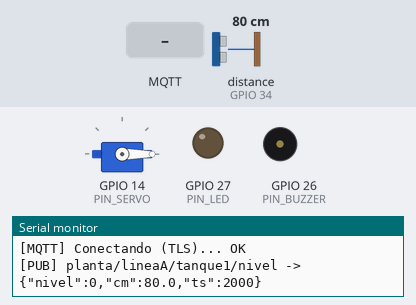
Simulated run of this sketch. Board: ESP32. On the bench: servo, output pins drawn as LEDs (lit = HIGH), buzzer (waves = sounding, pin HIGH), the last lines printed to the serial monitor. Wiring (inferred from the names in the program): ultrasonic range finder: trigger GPIO 13; echo GPIO 34. The inputs (shaded band) are chosen by the test bench; at power-on: distance to the obstacle (sensor on GPIO 34) 80 cm. The echo pulse lasts 58.3 µs per cm; WiFi joins after 1.5 s; servers stay silent unless stated; the local clock reads 2024-03-15 10:24:30 at power-on unless the sketch sets it; no MQTT or app messages arrive unless stated; pins used as bus, display or sensor lines are not drawn.

Above: at 2.7 s.
2.8 s: MQTT message "ALARMA" arrives on the first subscribed topic
At 2.9 s:
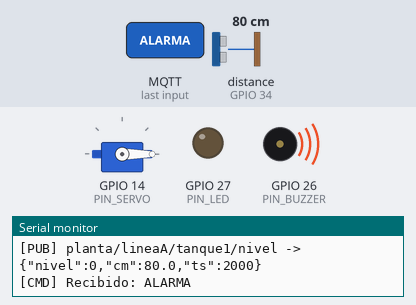
5.8 s: MQTT message "ABRIR" arrives on the first subscribed topic
At 6.7 s:
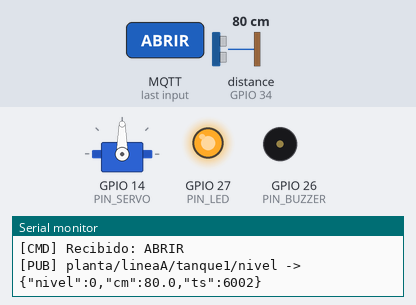
7.3 s: MQTT message "ALARMA" arrives on the first subscribed topic
At 7.4 s:
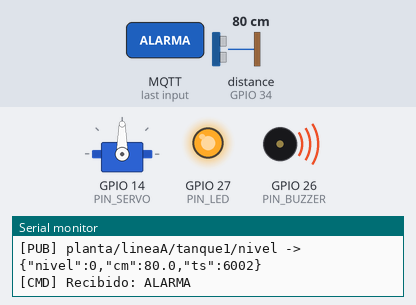
Timing chart, 0 to 10.3 s (numbered marks = the images above; inputs shaded):
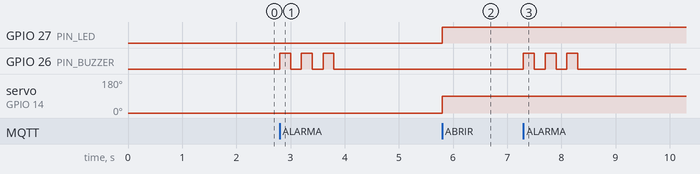

The sketch:

sensor_actuator_secure.ino
```cpp
/*
 * SSI - TP Seguridad en IoT/IIoT - Grupo 18
 * ------------------------------------------------------------
 * VERSION ENDURECIDA del nodo ESP32 (fase de MITIGACION).
 *
 * Es igual que sensor_actuator.ino pero se conecta al broker de forma
 * segura, cerrando las vulnerabilidades que mostramos en la demo:
 *
 *   1. TLS (puerto 8883)        -> el trafico deja de viajar en claro;
 *                                  el sniffer ya no lee los payloads.
 *   2. Autenticacion usuario/pass -> el broker rechaza anonimos; un
 *                                  atacante sin credenciales no entra.
 *   3. Validacion del broker con la CA -> el ESP32 verifica que habla
 *                                  con NUESTRO broker (no un impostor).
 *
 * Requisitos nuevos respecto de la version insegura:
 *   - Broker levantado con mosquitto-secure.conf (TLS + passwd + ACL).
 *   - Usuario "esp32" creado con mosquitto_passwd (ver mitigations/).
 *   - Pegar el contenido de broker/certs/ca.crt en CA_CERT (abajo).
 *   - Hora valida por NTP: TLS valida la vigencia del certificado, y
 *     sin hora correcta la conexion FALLA. Por eso sincronizamos NTP
 *     antes de conectar (necesita salida a internet en la red de lab).
 *
 * El pinout, los topics y la logica de sensor/actuador son identicos
 * a la version insegura.
 */

#include <WiFi.h>
#include <WiFiClientSecure.h>
#include <PubSubClient.h>
#include <ESP32Servo.h>
#include <time.h>

// ----------------------------------------------------------------
// Configuracion
// ----------------------------------------------------------------
const char* WIFI_SSID = "TU_RED_DE_LAB";
const char* WIFI_PASS = "TU_PASSWORD";

const char* MQTT_HOST = "192.168.1.100";   // IP/host del broker (igual al CN/SAN del cert)
const int   MQTT_PORT = 8883;              // 8883 = MQTT sobre TLS
const char* MQTT_CLIENT = "esp32-linea-A";

// Credenciales creadas con mosquitto_passwd (ver mitigations/README.md)
const char* MQTT_USER = "esp32";
const char* MQTT_PASS = "CAMBIAR_POR_TU_PASSWORD";

// Topics
const char* TOPIC_NIVEL  = "planta/lineaA/tanque1/nivel";
const char* TOPIC_CMD    = "planta/lineaA/valvula1/cmd";
const char* TOPIC_ESTADO = "planta/lineaA/valvula1/estado";

// Pines (misma hilera libre que la version insegura)
const int PIN_TRIG   = 13;
const int PIN_ECHO   = 34;   // solo-entrada
const int PIN_SERVO  = 14;
const int PIN_LED    = 27;
const int PIN_BUZZER = 26;

const float NIVEL_MIN_CM = 5.0;
const float NIVEL_MAX_CM = 40.0;
const unsigned long SAMPLE_MS = 2000;

// ----------------------------------------------------------------
// Certificado de la CA de laboratorio.
// Pegar aca el contenido COMPLETO de broker/certs/ca.crt, incluidas
// las lineas -----BEGIN CERTIFICATE----- / -----END CERTIFICATE-----
// (lo genera mitigations/gen-certs.sh).
// ----------------------------------------------------------------
const char* CA_CERT = R"EOF(
-----BEGIN CERTIFICATE-----
PEGAR_AQUI_EL_CONTENIDO_DE_ca.crt
-----END CERTIFICATE-----
)EOF";

WiFiClientSecure net;
PubSubClient     mqtt(net);
Servo            valvula;

unsigned long lastSample = 0;

// ----------------------------------------------------------------
void conectarWiFi() {
  Serial.printf("[WiFi] Conectando a %s ...\n", WIFI_SSID);
  WiFi.mode(WIFI_STA);
  WiFi.begin(WIFI_SSID, WIFI_PASS);
  while (WiFi.status() != WL_CONNECTED) {
    delay(300);
    Serial.print(".");
  }
  Serial.printf("\n[WiFi] OK - IP: %s\n", WiFi.localIP().toString().c_str());
}

// TLS valida la vigencia del certificado -> necesitamos hora real.
void sincronizarHora() {
  configTime(0, 0, "pool.ntp.org", "time.nist.gov");
  Serial.print("[TLS] Sincronizando hora por NTP");
  time_t now = time(nullptr);
  while (now < 1700000000) {        // ~nov 2023; esperamos hora valida
    delay(300);
    Serial.print(".");
    now = time(nullptr);
  }
  Serial.printf("\n[TLS] Hora OK (%ld)\n", (long)now);
}

void aplicarComando(const String& cmd) {
  Serial.printf("[CMD] Recibido: %s\n", cmd.c_str());
  if (cmd == "ABRIR") {
    valvula.write(90);
    digitalWrite(PIN_LED, HIGH);
    mqtt.publish(TOPIC_ESTADO, "ABIERTA", true);
  } else if (cmd == "CERRAR") {
    valvula.write(0);
    digitalWrite(PIN_LED, LOW);
    mqtt.publish(TOPIC_ESTADO, "CERRADA", true);
  } else if (cmd == "ALARMA") {
    for (int i = 0; i < 3; i++) {
      digitalWrite(PIN_BUZZER, HIGH); delay(200);
      digitalWrite(PIN_BUZZER, LOW);  delay(200);
    }
    mqtt.publish(TOPIC_ESTADO, "ALARMA", true);
  } else {
    Serial.println("[CMD] Comando desconocido (ignorado)");
  }
}

void onMessage(char* topic, byte* payload, unsigned int len) {
  String msg;
  for (unsigned int i = 0; i < len; i++) msg += (char)payload[i];
  if (String(topic) == TOPIC_CMD) aplicarComando(msg);
}

void conectarMQTT() {
  mqtt.setServer(MQTT_HOST, MQTT_PORT);
  mqtt.setCallback(onMessage);
  while (!mqtt.connected()) {
    Serial.print("[MQTT] Conectando (TLS)... ");
    // Ahora con usuario y password: el broker ya no acepta anonimos.
    if (mqtt.connect(MQTT_CLIENT, MQTT_USER, MQTT_PASS)) {
      Serial.println("OK");
      mqtt.subscribe(TOPIC_CMD);
      mqtt.publish(TOPIC_ESTADO, "ONLINE", true);
    } else {
      Serial.printf("fallo rc=%d, reintento en 2s\n", mqtt.state());
      delay(2000);
    }
  }
}

float leerDistanciaCruda() {
  digitalWrite(PIN_TRIG, LOW);  delayMicroseconds(2);
  digitalWrite(PIN_TRIG, HIGH); delayMicroseconds(10);
  digitalWrite(PIN_TRIG, LOW);
  long dur = pulseIn(PIN_ECHO, HIGH, 30000UL);
  if (dur == 0) return NIVEL_MAX_CM;
  return dur * 0.0343 / 2.0;
}

// Mediana de N lecturas: filtra picos espurios del HC-SR04.
float leerDistanciaCm() {
  const int N = 5;
  float m[N];
  for (int i = 0; i < N; i++) { m[i] = leerDistanciaCruda(); delay(40); }
  for (int i = 1; i < N; i++) {
    float k = m[i]; int j = i - 1;
    while (j >= 0 && m[j] > k) { m[j + 1] = m[j]; j--; }
    m[j + 1] = k;
  }
  return m[N / 2];
}

int nivelPorcentaje(float cm) {
  if (cm <= NIVEL_MIN_CM) return 100;
  if (cm >= NIVEL_MAX_CM) return 0;
  return (int)((NIVEL_MAX_CM - cm) / (NIVEL_MAX_CM - NIVEL_MIN_CM) * 100.0);
}

void setup() {
  Serial.begin(115200);
  pinMode(PIN_TRIG, OUTPUT);
  pinMode(PIN_ECHO, INPUT);
  pinMode(PIN_LED, OUTPUT);
  pinMode(PIN_BUZZER, OUTPUT);
  valvula.attach(PIN_SERVO);
  valvula.write(0);

  conectarWiFi();
  sincronizarHora();          // imprescindible para validar el cert TLS
  net.setCACert(CA_CERT);     // confiar solo en NUESTRA CA
  conectarMQTT();
}

void loop() {
  if (!mqtt.connected()) conectarMQTT();
  mqtt.loop();

  unsigned long now = millis();
  if (now - lastSample >= SAMPLE_MS) {
    lastSample = now;
    float cm = leerDistanciaCm();
    int pct = nivelPorcentaje(cm);
    char payload[96];
    snprintf(payload, sizeof(payload),
             "{\"nivel\":%d,\"cm\":%.1f,\"ts\":%lu}", pct, cm, now);
    mqtt.publish(TOPIC_NIVEL, payload);
    Serial.printf("[PUB] %s -> %s\n", TOPIC_NIVEL, payload);
  }
}
```

Measured:
- after the input at 2.8 s, GPIO 26 (PIN_BUZZER): alternates HIGH for 0.20 s and LOW for 0.20 s, 6 changes in all, then stays LOW, starting at once
- after the input at 5.8 s, GPIO 27 (PIN_LED): LOW → HIGH at once; servo on GPIO 14 (PIN_SERVO): 0° → 90° at once
- after the input at 7.3 s, GPIO 26 (PIN_BUZZER): alternates HIGH for 0.20 s and LOW for 0.20 s, 6 changes in all, then stays LOW, starting at once
